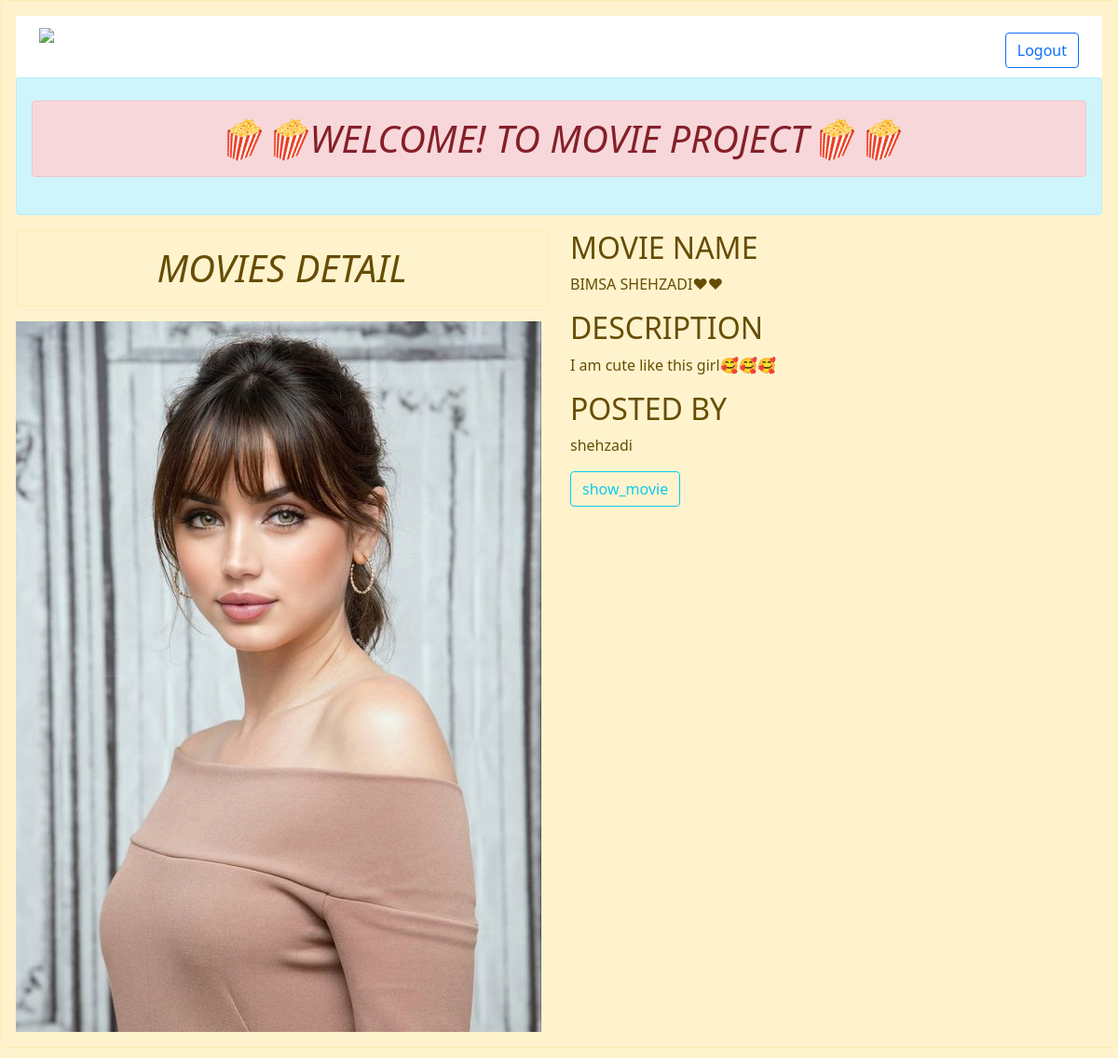
Page /detail/18/ (signed in) on the committed database.
### movie_app/models.py (models this page shows)
class Movie_Model(models.Model):
    movie_name = models.CharField(max_length=150)
    discription = models.CharField(max_length=250)
    image = models.ImageField(upload_to='images', blank=True)
    owner = models.ForeignKey(User,on_delete=models.CASCADE)

### movie_app/views.py (the view)
# urls.py: path('detail/<int:id>/',views.detail,name='detail'),
@login_required
def detail(request,id):
    detail = Movie_Model.objects.get(id=id)
    return render(request, 'detail.html', {'detail': detail})

### templates/detail.html
{% extends 'base.html' %}
{% block content %}
<div class="div row">
    <div class="div col-sm-6">
        <h1 class="alert alert-warning text-center"><i>MOVIES DETAIL</i></h1>
        <img src="{{detail.image.url}}">
    </div>
    <div class="div col-sm-6">
<h2 >MOVIE NAME</h2>
<p>{{detail.movie_name}}</p>
<h2>DESCRIPTION</h2>
<p>{{detail.discription}}</p>
<h2>POSTED BY</h2>
<p>{{detail.owner}}</p>
<a href="{% url 'show_movie' %}" class="btn btn-outline-info">show_movie</a>
    </div>
</div>
{% endblock content %}

### rows in the picture
Movie_Model: image (picture), movie_name "BIMSA SHEHZADI❤❤", discription "I am cute like this girl🥰🥰🥰", owner "shehzadi"
